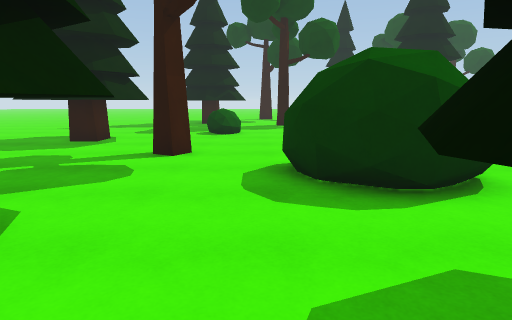
view 1 (above)

23 first-person views from a walk through a scene from a Unity 3-D project. The camera is 1.4 m above the floor, tilts 10° down and sees 75° across. The floor is counted in squares, 1 m on a side. Each view is taken from the middle of a square. On the plan, view 1 faces up. The plan holds only what a view shows up to about 15 squares ahead; the rest is blank. The place goes on beyond the plan. The player character is not drawn.

view 2
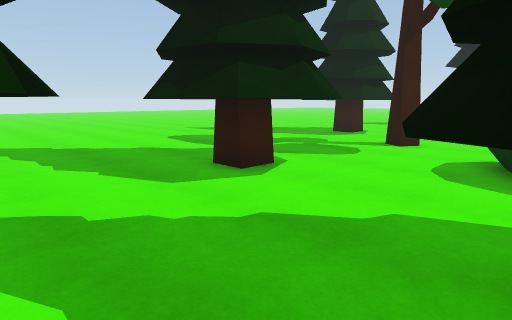

view 3
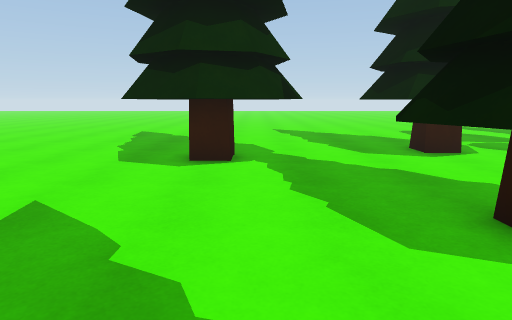

view 4
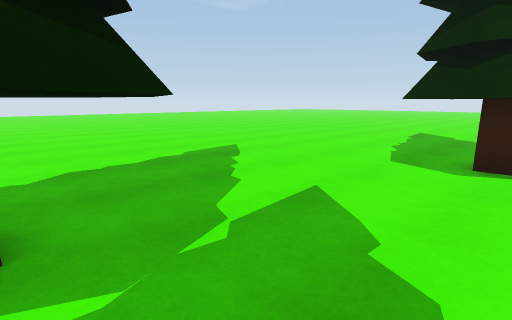

view 5
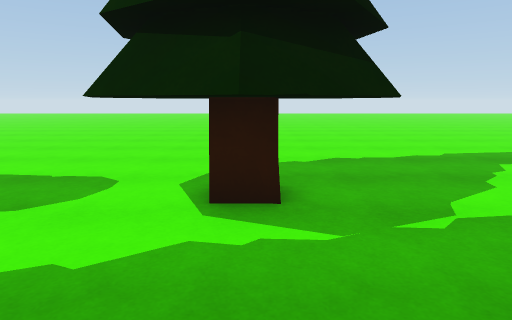

view 6
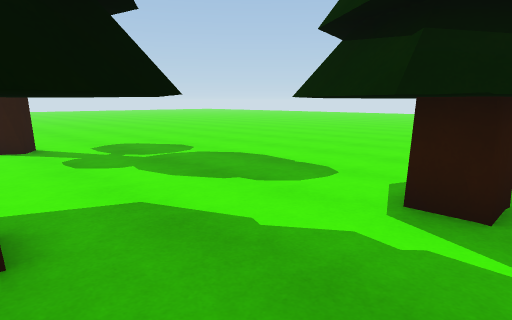

view 7
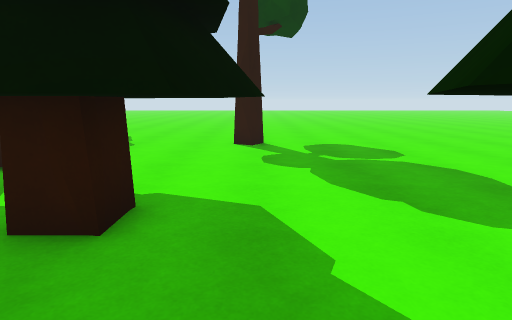

view 8
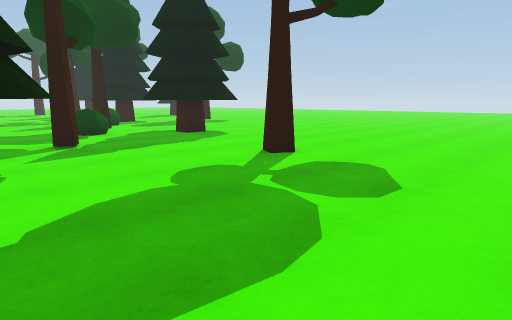

view 9
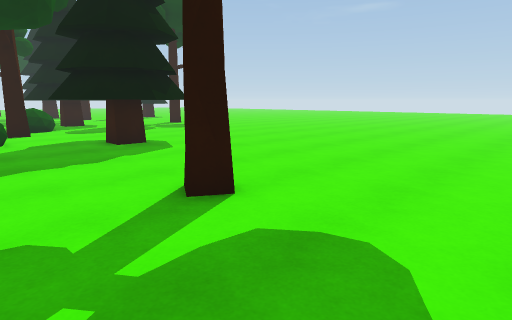

view 10
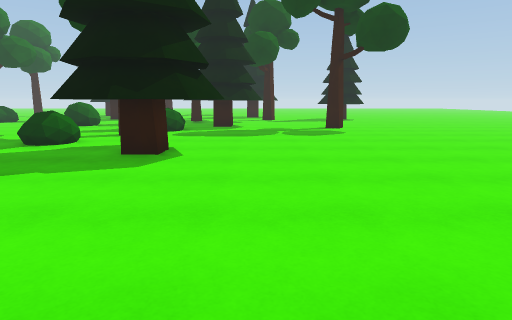

view 11
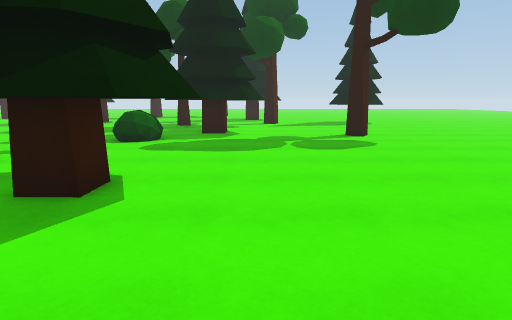

view 12
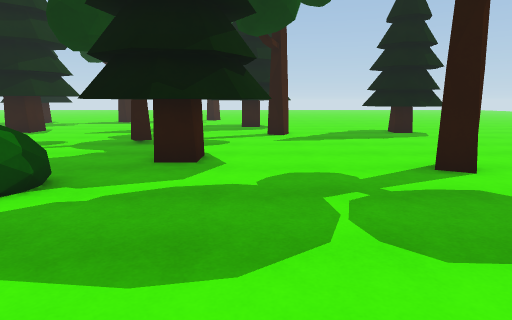

view 13
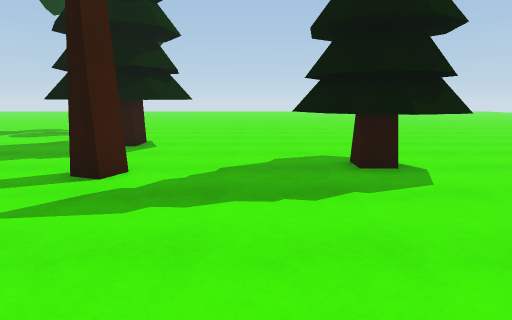

view 14
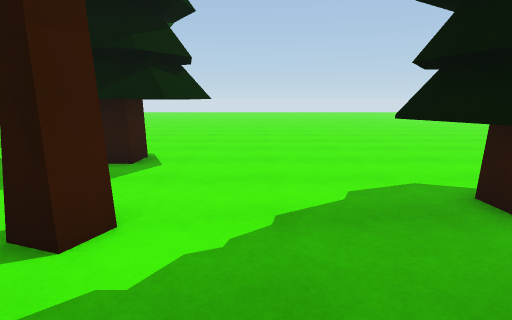

view 15
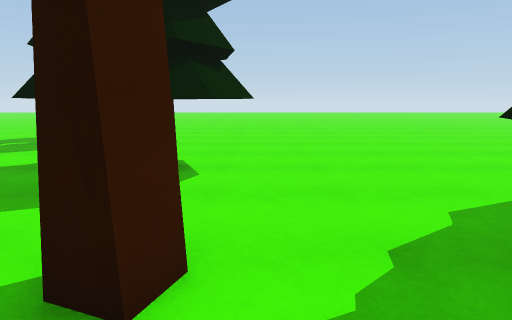

view 16
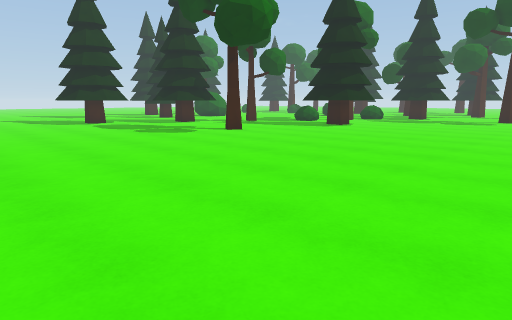

view 17
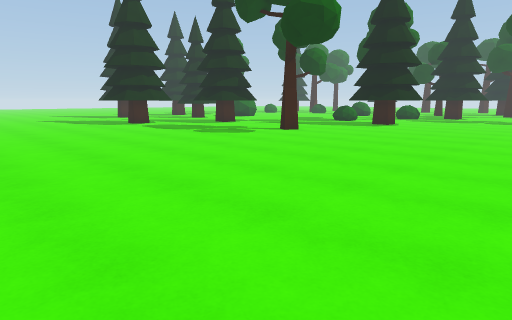

view 18
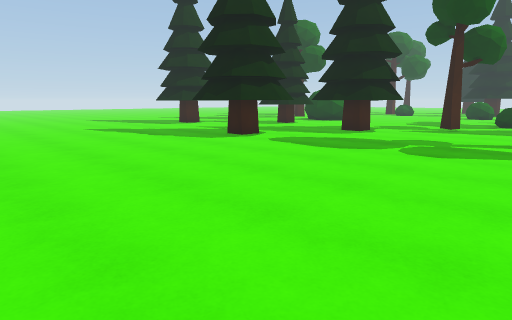

view 19
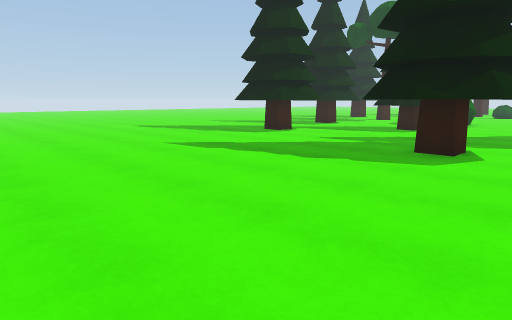

view 20
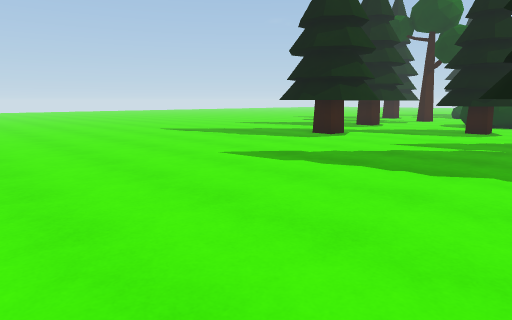

view 21
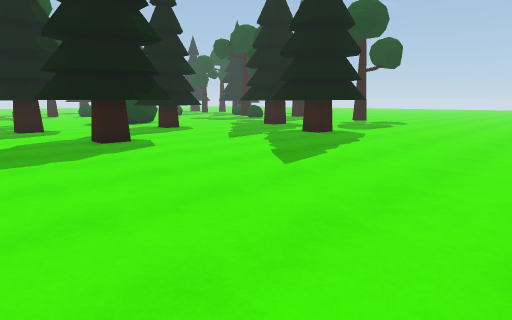

view 22
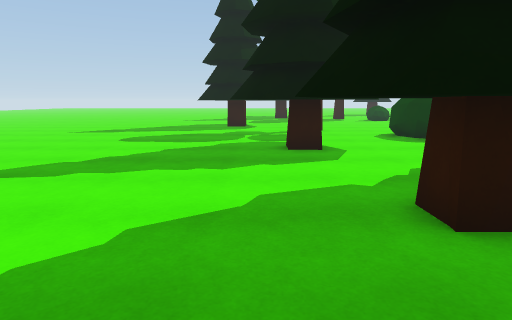

view 23
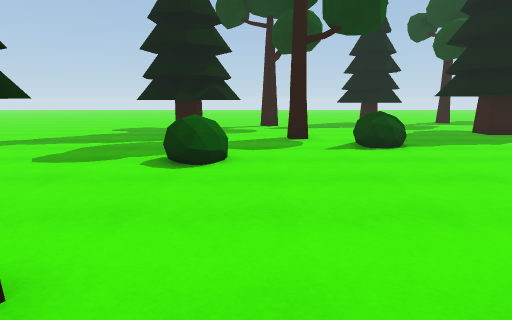

### Floor plan
Key: @ floor where view 1 was taken; # wall or solid block; . floor; T tree; O other object.
Columns run from 7 left of view 1 to 29 right of it. Each row starts with its distance up from view 1.
 31                         OO ..........
 30                      ..    ..........
 29                      ...   ..........
 28                      ....  ..........
 27                       ....  TT.......
 26                        ...   T.......
 25                        ...T TTT......
 24                         ..TTTTT......
 23                          ..TTT....T .
 22 .. T TT.. ..  .T TTT      .......TT T
 21 ..TTTTT.....  .T#TTTT..   ...T...TTTT
 20 ...TTTT.TT.. ...T TT...   ...T...TTTT
 19 ....T .....  .... T.....  ...........
 18 ..... ....OOO....   ....T ...........
 17 ..... ....OO....     ...T............
 16 .....  ........      ....T T.........
 15  ....OO.......        .. T TT.......
 14   T...O.......         .TTTTT........
 13  TTT.........            TTTT...TT...
 12 TTTT........           OOTTT.........
 11 TTTT.......            OO............
 10 TT.........        ... ..............
  9 ....TT....        ....TT.............
  8 ........          ...................
  7 ........O         ... O..............
  6 ........OOOO      ..OOO.T T..........
  5 ..  TT..OOOO      .....TTTTT.........
  4 ..TTTT.....       .....TTTTT........
  3 .TTTTTT..T        .T...TTTTT.......
  2 ..TTTT..TTT       .T....TT.........
  1 ...TT...TTT       .................
  0 .......@TTTT   T T ................
 -1 ....TTT.......TTTTT.................
 -2 ...TTTT..... .TTTTT....T.............
 -3 ...TTTTT.......TTT.....TT............
 -4 ...TTTT.....TTT......................
 -5 ...TTTT....TTTTT.....................
 -6 ...........TTTTT....................
 -7 ...........TTTTT....................
 -8 ............TTT.....................
 -9 ....................................
-10 .....................................
-11 .....................................
-12 .....................................
-13 ....................................
-14 ................................... .
-15 . ................................
-16   ............. .........     ... .

Positions as (right, up) in squares from view 1, and headings:
1: (0, 0), facing up
2: (2, -2), facing up-left
3: (6, -2), facing left
4: (6, -2), facing down-left
5: (6, -1), facing down
6: (5, -1), facing down-right
7: (5, -3), facing right
8: (9, -9), facing up-right
9: (13, -7), facing up-right
10: (21, -5), facing up
11: (21, -1), facing up
12: (21, 6), facing up
13: (25, 14), facing up
14: (24, 17), facing up
15: (23, 18), facing up
16: (29, -14), facing up-left
17: (27, -16), facing up-left
18: (17, -16), facing up-left
19: (9, -16), facing up-left
20: (6, -16), facing up-left
21: (-7, -15), facing up-right
22: (-5, -7), facing up
23: (0, 7), facing up
